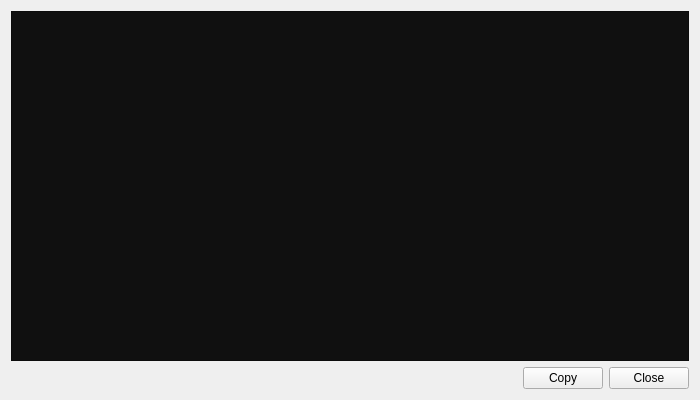
<?xml version="1.0" encoding="UTF-8"?>
<ui version="4.0">
 <class>LogWindow</class>
 <widget class="QWidget" name="LogWindow">
  <property name="geometry">
   <rect>
    <x>0</x>
    <y>0</y>
    <width>700</width>
    <height>400</height>
   </rect>
  </property>
  <property name="windowTitle">
   <string>Log</string>
  </property>
  <property name="windowIcon">
   <iconset resource="res.qrc">
    <normaloff>:/icon.png</normaloff>:/icon.png</iconset>
  </property>
  <layout class="QGridLayout" name="gridLayout">
   <item row="1" column="2">
    <widget class="QPushButton" name="closeButton">
     <property name="text">
      <string>Close</string>
     </property>
    </widget>
   </item>
   <item row="1" column="1">
    <widget class="QPushButton" name="copyButton">
     <property name="text">
      <string>Copy</string>
     </property>
    </widget>
   </item>
   <item row="1" column="0">
    <spacer name="horizontalSpacer">
     <property name="orientation">
      <enum>Qt::Horizontal</enum>
     </property>
     <property name="sizeHint" stdset="0">
      <size>
       <width>40</width>
       <height>20</height>
      </size>
     </property>
    </spacer>
   </item>
   <item row="0" column="0" colspan="3">
    <widget class="QTextEdit" name="log">
     <property name="font">
      <font>
       <family>Consolas,Courier New,monospace,Courier</family>
      </font>
     </property>
     <property name="styleSheet">
      <string notr="true">QTextEdit {
	background: #101010;
	color: #ffbf00;
	font-size: 0.9em;
	font-family: Consolas, &quot;Courier New&quot;, monospace, Courier;
}
QTextEdit .status {
	color: #ffffff;
}</string>
     </property>
     <property name="readOnly">
      <bool>true</bool>
     </property>
    </widget>
   </item>
  </layout>
 </widget>
 <resources>
  <include location="res.qrc"/>
 </resources>
 <connections/>
</ui>
